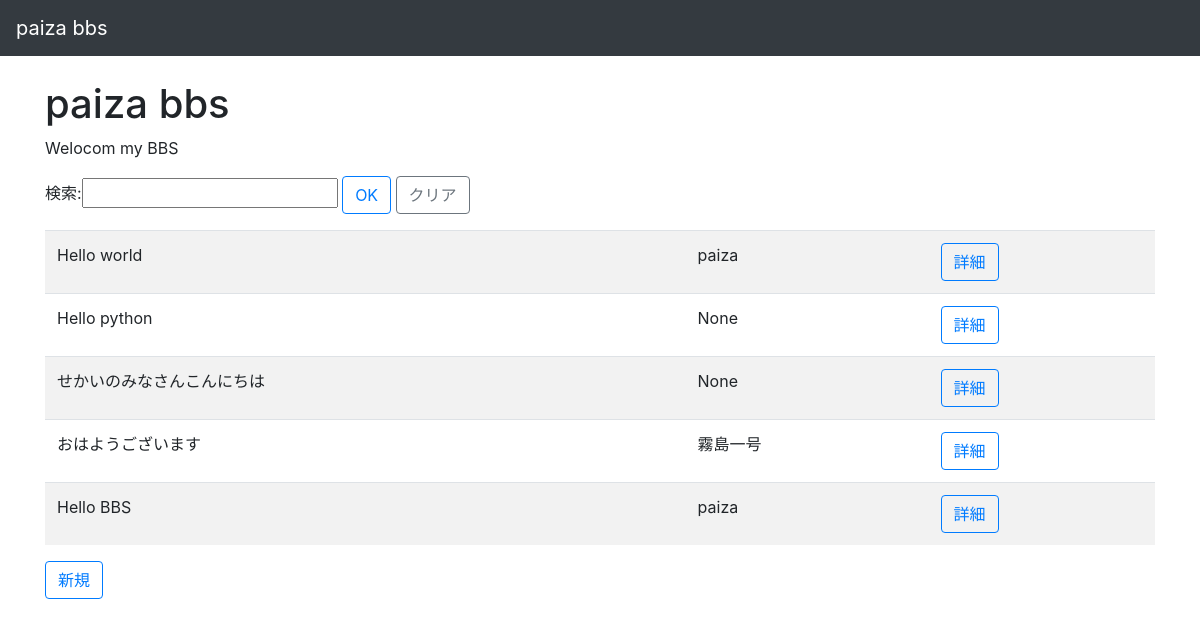
The page /bbs/ on the database its author committed.
### bbs/models.py (models this page shows, shortened)
class Article(models.Model):
    content = models.CharField(max_length=200)
    user_name = models.CharField(max_length=200, null=True)

### bbs/views.py (the view)
# urls.py: path("", views.index, name="index"),#bbs/の場合(第一引数）、viewsのindex関数を呼び出す
def index(request):
    searchForm = SearchForm(request.GET)
    if searchForm.is_valid():#サーチフォームに正しいデータが入っているのなら
        keyword = searchForm.cleaned_data['keyword']
        articles = Article.objects.filter(content__contains=keyword)#Articleの中からフィルターをかける
    else:
        searchForm = SearchForm()
        articles = Article.objects.all()#Articleのすべてのデータを取得
    context = {
            "message" : "Welocom my BBS",
            "articles" : articles,#articleのデータをテンプレートに渡す
            "searchForm" : searchForm,
        }
    return render(request, "bbs/index.html", context)#bbs/index.htmlを表示,第三引数は辞書を用いてテンプレートにデータを渡す

### bbs/forms.py
class SearchForm(forms.Form):
    keyword = forms.CharField(label="検索", max_length=100)

### bbs/templates/bbs/index.html
{% extends './base.html' %}
{% block content %}
        <h1>paiza bbs</h1>
        <p> {{ message }}</p>
        {% if searchForm %}
            <form action='{% url "bbs:index" %}' method="get">
                <div class="form-group">
                    {{ searchForm }}
                    <input type="submit" class="btn btn-outline-primary" value="OK">
                    <a href='{% url "bbs:index" %}' class="btn btn-outline-secondary">クリア</a>
                </div>
            </form>
        {% endif %}
        <table class="table table-striped table-hover">
            {% for article in articles %}
                <tr>
                    <td> {{ article.content }}</td>
                    <td>{{ article.user_name }}</td>
                    <td>
                        <a href='{% url "bbs:detail" article.id %}' class="btn btn-outline-primary">詳細</a>
                    </td>
                </tr>
            {% endfor %}
        </table>
        <p>
            <a href='{% url "bbs:new" %}' class="btn btn-outline-primary">新規</a>
        </p>
{% endblock %}

### bbs/templates/bbs/base.html (shortened to what this page needs)
<!DOCTYPE html>
<html>
    <head>
        <link rel='stylesheet' href='https://maxcdn.bootstrapcdn.com/bootstrap/4.0.0/css/bootstrap.min.css' >
    </head>
    <body>
        <nav class="navbar navbar-expand-md navbar-dark bg-dark fixed-top">
            <a class="navbar-brand" href='{% url "bbs:index" %}'>paiza bbs</a>
        </nav>
        <div class="container">
            {% block content %}
            {% endblock %}
        </div>
    </body>
</html>

### bbs/templates/bbs/base.html (style rules this page uses)
body { padding-top : 80px; }

### rows shown on the page
Article: content "Hello world", user_name "paiza"
Article: content "Hello python", user_name "None"
Article: content "せかいのみなさんこんにちは", user_name "None"
Article: content "おはようございます", user_name "霧島一号"
Article: content "Hello BBS", user_name "paiza"

### other values the page prints
{{ message }} "Welocom my BBS"
